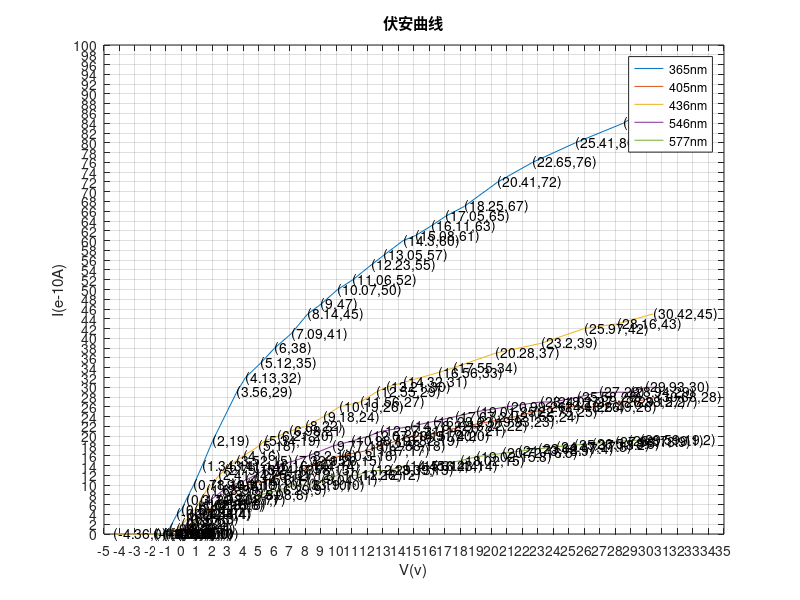

The MATLAB source for this figure: (Note: this script raises an error after producing the figure.)
clear;  clc;
 x365=[-1.65 -1.22 -0.80 -0.30 0.00 0.30 0.78 1.34 2.00 3.56 ...
     4.13 5.12 6.00 7.09 8.14 9.00 10.07 11.06 12.23 13.05 14.30 15.08 16.11 17.05 ...
     18.25 20.41 22.65 25.41 28.50 30.07 ];
 y365=[0 0 1 4 5 7 10 14 19 29 ...
     32 35 38 41 45 47 50 52 55 57 60 61 63 65 ...
     67 72 76 80 84 87];
 plot(x365,y365);
 xlabel('V(v)'); ylabel('I(e-10A)');title('伏安曲线');
 hold on; 
 set(gca, 'XTick', -10:1:50);set(gca, 'YTick', -10:2:100);grid on;
 
 x405=[-0.80 -0.63 -0.12 0 0.22 1.38 2.18 3.13 4.19 5.60 6.31 7.58 8.40 ...
     9.26 10.30 11.87 12.88 13.82 14.91 15.74 16.77 18.22 19.93 21.55 22.73 ...
     24.43 26.49 28.38 29.15 30.68];
 y405=[0 0 0 0 1 4 6 8 10 11 12 13 14 ...
     15 16 17 18 19 20 20 21 22 23 24 25 26 26 27 27 28];
 plot(x405,y405); hold on;
 
 x436=[-4.36 -1.13 -0.7 -0.33 0.02 0.35 0.52 0.84 1.08 1.22 1.63 1.94 2.41 ...
     2.79 3.11 3.52 4.00 5.00 5.34 6.21 6.98 8.00 9.18 10.19 11.56 12.55 13.21 14.32 ...
     16.56 17.55 20.28 23.20 25.97 28.16 30.42];
 y436=[0 0 0 1 2 3 4 5 6 7 9 10 12 13 14 15 16 18 19 20 21 22 24 26 27 29 30 31 ...
     33 34 37 39 42 43 45];
 plot(x436,y436);hold on;
 
  x546=[-0.281 -1 -0.05 0.30 0.61 1.41 1.90 2.70 3.3 4.14 4.75 5.24 6.16 ...
      7.32 8.20 9.77 10.98 12.07 12.87 14.78 16.23 17.67 19.01 20.99 23.18 24.01 ...
      25.58 27.00 28.94 29.93 30.70];
 y546=[0 0 0 2 3 6 7 9  10 11 12 13 14 15 16 18 19 20 21 22 23 24 25 26 27 27 28 29 29 30 30];
 plot(x546,y546); hold on;
 
  x577=[-1.80 -0.24 0.38 1.41 2.35 3.08 4.10 5.08 6.29 7.33 8.19 9.04 10.12 11.26 12.29 ...
      13.39 14.45 15.31 16.23 18.02 19.02 20.72 21.73 23.02 24.17 25.37 26.50 27.98 ...
      28.87 29.59 30.72];
 y577=[0 0 1 4 6 7 7 8 9 10 10 11 12 12 13 ...
     13 14 14 14 15 15.8 16.5 16.9 17.4 17.8 18.2 18.5 18.9 ...
     19.1 19.2 19.5];
 plot(x577,y577); hold on;
 legend('365nm','405nm' ,'436nm' ,'546nm' ,'577nm' );
 
 for i=1:35
text(x436(i),y436(i),['(',num2str(x436(i)),',',num2str(y436(i)),')']);
 end
 for i=1:35
text(x365(i),y365(i),['(',num2str(x365(i)),',',num2str(y365(i)),')']);
text(x405(i),y405(i),['(',num2str(x405(i)),',',num2str(y405(i)),')']);
text(x546(i),y546(i),['(',num2str(x546(i)),',',num2str(y546(i)),')']);
text(x577(i),y577(i),['(',num2str(x577(i)),',',num2str(y577(i)),')']);
 end
 
 